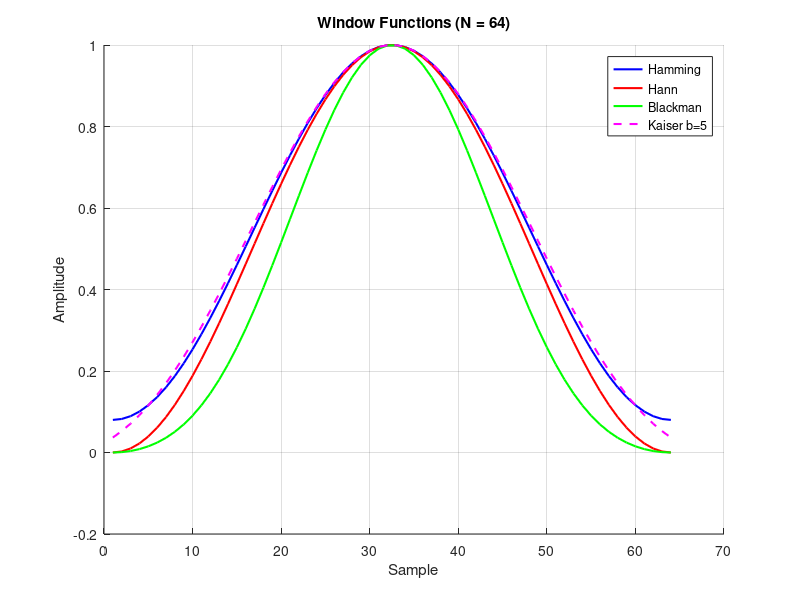

Write the MATLAB code that produced this figure.
% Window Functions — Compare common windows
% Hamming, Hann, Blackman, and Kaiser side by side.
% Pull toolbox functions (signal, stats, graphics, io) into scope so we
% can call them by short name (fft, butter, plot, std, ...). Without this,
% we'd need fully qualified names like signal.transforms.fft(...).


clear
close all

N = 64;
w_ham  = hamming(N);
w_han  = hann(N);
w_blk  = blackman(N);
w_kai  = kaiser(N, 5);

n = 1:N;

figure
hold on
plot(n, w_ham, 'b-', 'LineWidth', 1.5)
plot(n, w_han, 'r-', 'LineWidth', 1.5)
plot(n, w_blk, 'g-', 'LineWidth', 1.5)
plot(n, w_kai, 'm--', 'LineWidth', 1.5)
hold off
title('Window Functions (N = 64)')
xlabel('Sample')
ylabel('Amplitude')
legend('Hamming', 'Hann', 'Blackman', 'Kaiser b=5')
grid on
